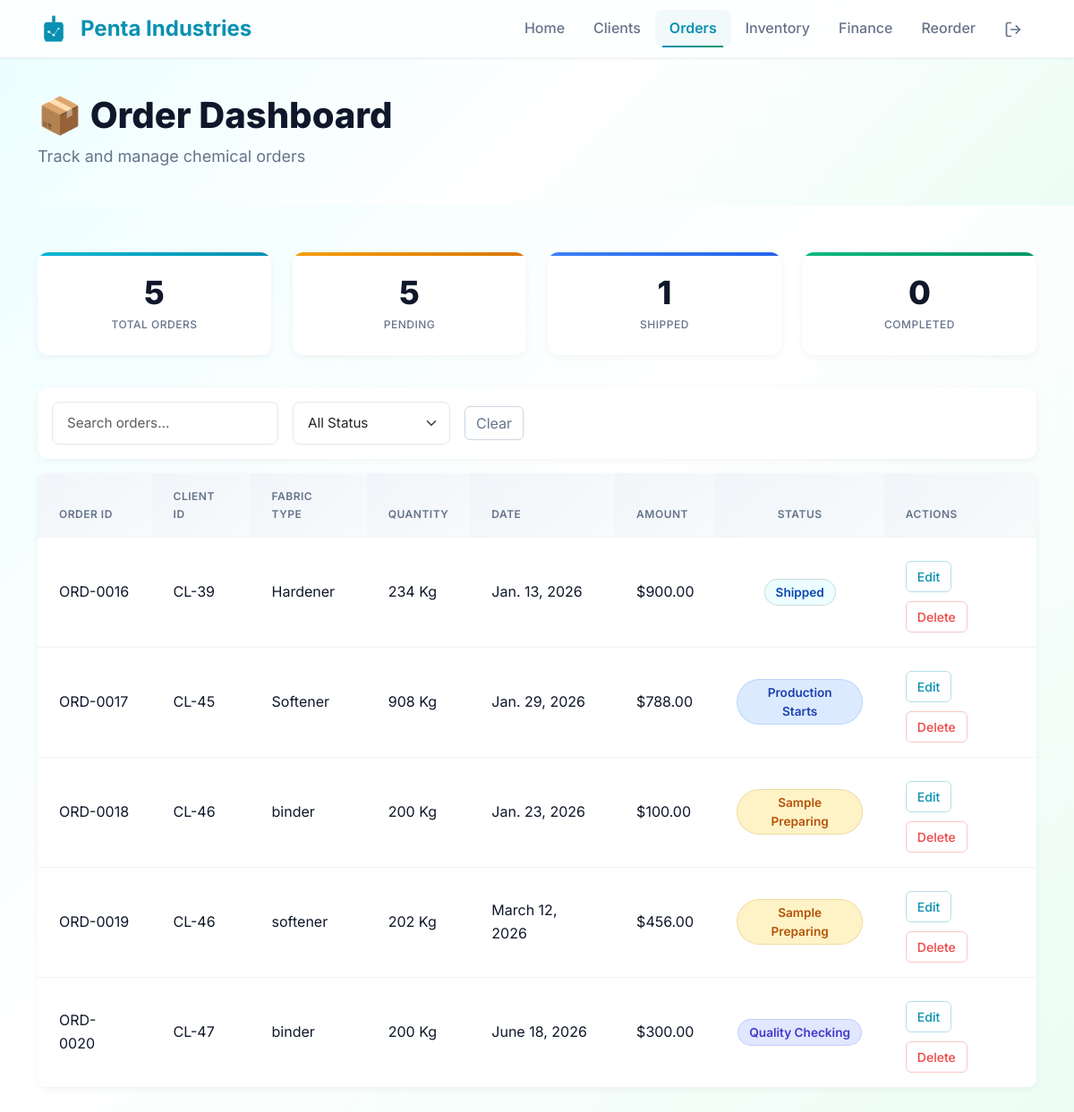
The app's page /order/ (signed in) with its own data.
### core/models.py (models this page shows, shortened)
class Order(models.Model):
    STATUS_CHOICES = [
        ('sample_preparing', 'Sample Preparing'),
        ('production_starts', 'Production Starts'),
        ('quality_checking', 'Quality Checking'),
        ('ready_for_shipment', 'Ready for Shipment'),
        ('shipped', 'Shipped'),
        ('completed', 'Completed'),
    ]
    order_id = models.CharField(max_length=20, unique=True, blank=True)
    fabric_type = models.CharField(max_length=100, blank=True, null=True)
    quantity = models.PositiveIntegerField(blank=True, null=True)
    payment = models.DecimalField(max_digits=10,decimal_places=2, blank=True, null=True)
    client = models.ForeignKey(Client, on_delete=models.CASCADE, related_name='orders')
    status = models.CharField(max_length=50, choices=STATUS_CHOICES, default='sample_preparing')
    created_at = models.DateTimeField(auto_now_add=True)
    due_date = models.DateField(blank=True, null=True)
    paid_amount = models.DecimalField(max_digits=10, decimal_places=2, default=0)
    payment_method = models.CharField(
        max_length=20,
        choices=[
            ('cash', 'Cash'),
            ('bank_transfer', 'Bank Transfer'),
            ('credit_card', 'Credit Card'),
            ('upi', 'UPI'),
            ('other', 'Other')
        ],
        default='bank_transfer'
    )

class Client(models.Model):
    name = models.CharField(max_length=100)
    email = models.EmailField(null=True,blank=True)
    phone = models.CharField(max_length=15, blank=True)
    company = models.CharField(max_length=100, blank=True)
    is_active = models.BooleanField(default=True)
    avatar = models.ImageField(upload_to='avatars/' , blank=True , null=True)
    created_at = models.DateTimeField(auto_now_add=True)

### core/views.py (the view, shortened to what this page needs)
# urls.py: path('order/', views.order_dashboard, name='order_dashboard'),
@login_required
def order_dashboard(request):
    orders = Order.objects.select_related('client').all()  # Efficient query
    status_filter = request.GET.get('status')
    if status_filter:
        orders = orders.filter(status=status_filter)
    search_query = request.GET.get('search', '')
    if request.method == "POST" and "edit_order" in request.POST:
        order_id = request.POST.get("order_id")
        order = get_object_or_404(Order, id=order_id)
        form = OrderForm(request.POST, instance=order)
        if form.is_valid():
            form.save()
            ActivityLog.objects.create(
                activity_type='order_updated',
                description=f'Order updated: #{order.order_id} status changed to {order.status}',
                user=request.user,
                order_id=order.id
            )
            messages.success(request, f"Order {order.order_id} updated successfully.")
            return redirect('order_dashboard')
    else:
        form = OrderForm() # Empty form for the modal
    total_orders = Order.objects.all().count()
    pending = Order.objects.exclude(status='completed').count()
    shipped = Order.objects.filter(status='shipped').count()
    completed = Order.objects.filter(status='completed').count()
    return render(request, 'orders.html', {
        'orders': orders,
        'form': form,
        'total_orders': total_orders,
        'pending': pending,
        'shipped': shipped,
        'completed': completed,
    })

### core/forms.py
class OrderForm(forms.ModelForm):
    class Meta:
        model = Order
        fields = ['fabric_type', 'quantity', 'due_date', 'status', 'payment']
        widgets = {
            'due_date': forms.DateInput(attrs={'type': 'date'}),
            'payment': forms.NumberInput(attrs={'step': '0.01'}),
        }

### templates/orders.html (shortened to what this page needs)
{% load static %}
<!DOCTYPE html>
<html lang="en">
<head>
  <link href="https://cdn.jsdelivr.net/npm/bootstrap@5.3.2/dist/css/bootstrap.min.css" rel="stylesheet">
  <link href="{% static 'css/order-dashboard.css' %}" rel="stylesheet">
</head>
<body>
  <nav class="navbar navbar-expand-lg navbar-light bg-white">
    <div class="container">
      <a class="navbar-brand d-flex align-items-center text-decoration-none" href="/">
        <span class="fw-bold">Penta Industries</span>
      </a>
      <div class="collapse navbar-collapse" id="navbarNav">
        <ul class="navbar-nav ms-auto">
          <li class="nav-item">
            <a class="nav-link" href="/">Home</a>
          </li>
          <li class="nav-item">
            <a class="nav-link" href="/client/">Clients</a>
          </li>
          <li class="nav-item">
            <a class="nav-link active" href="/order/">Orders</a>
          </li>
          <li class="nav-item">
            <a class="nav-link" href="/inventory/">Inventory</a>
          </li>
          <li class="nav-item">
            <a class="nav-link" href="/finance/">Finance</a>
          </li>
          <li class="nav-item">
            <a class="nav-link" href="/reorder/">Reorder</a>
          </li>
          <a class="nav-link" href="{% url 'logout' %}" title="Logout">
</a>
        </ul>
      </div>
    </div>
  </nav>
  <section class="header-section">
    <div class="container">
      <div class="d-flex justify-content-between align-items-center">
        <div>
          <h2>📦 Order Dashboard</h2>
          <p class="text-muted mb-0">Track and manage chemical orders</p>
        </div>
      </div>
    </div>
  </section>
  <div class="container mt-4">
    <div class="row g-3">
      <div class="col-md-3">
        <div class="card">
          <h3>{{ total_orders }}</h3>
          <small>Total Orders</small>
        </div>
      </div>
      <div class="col-md-3">
        <div class="card">
          <h3>{{ pending }}</h3>
          <small>Pending</small>
        </div>
      </div>
      <div class="col-md-3">
        <div class="card">
          <h3>{{ shipped }}</h3>
          <small>Shipped</small>
        </div>
      </div>
      <div class="col-md-3">
        <div class="card">
          <h3>{{ completed }}</h3>
          <small>Completed</small>
        </div>
      </div>
    </div>
  </div>
  <div class="container mt-4">
    <form method="get" class="d-flex flex-wrap gap-2 mb-3 align-items-center">
      <div class="me-2">
        <input type="text" name="search" class="form-control" placeholder="Search orders..."
          value="{{ request.GET.search }}">
      </div>
      <div class="me-2">
        <select name="status" onchange="this.form.submit()" class="form-select">
          <option value="" {% if not request.GET.status %}selected{% endif %}>All Status</option>
        </select>
      </div>
      <a href="{% url 'order_dashboard' %}" class="btn btn-outline-secondary">Clear</a>
    </form>
  </div>
  <div class="container mb-5">
    <div class="card">
      <div class="table-responsive">
        <table class="table table-hover mb-0">
          <thead>
            <tr>
              <th>Order ID</th>
              <th>Client ID</th>
              <th>Fabric Type</th>
              <th>Quantity</th>
              <th>Date</th>
              <th>Amount</th>
              <th style="text-align:center">Status</th>
              <th>Actions</th>
            </tr>
          </thead>
          <tbody>
            {% for order in orders %}
            <tr>
              <td>{{ order.order_id }}</td>
              <td>CL-{{ order.client.id }}</td>
              <td>{{ order.fabric_type }}</td>
              <td>{{ order.quantity }} Kg</td>
              <td>{{ order.due_date }}</td>
              <td>${{ order.payment }}</td>
              <td style="text-align: center;">
                {% if order.status == 'sample_preparing' %}
                <span class="stat-badge status-pending">Sample Preparing</span>
                {% elif order.status == 'production_starts' %}
                <span class="stat-badge status-production">Production Starts</span>
                {% elif order.status == 'quality_checking' %}
                <span class="stat-badge status-quality">Quality Checking</span>
                {% elif order.status == 'ready_for_shipment' %}
                <span class="stat-badge status-shipment" style="text-align: center;">Ready for Shipment</span>
                {% elif order.status == 'shipped' %}
                <span class="stat-badge status-shipped">Shipped</span>
                {% elif order.status == 'completed' %}
                <span class="stat-badge status-completed">Completed</span>
                {% endif %}
              </td>
              <td>
                <button type="button" class="btn btn-sm btn-outline-primary edit-order-btn"
                  data-internal-id="{{ order.id }}" data-order-id="{{ order.order_id }}"
                  data-fabric="{{ order.fabric_type }}" data-qty="{{ order.quantity }}"
                  data-payment="{{ order.payment }}" data-status="{{ order.status }}"
                  data-due_date="{{ order.due_date|date:'Y-m-d' }}" data-client-id="{{ order.client.id }}"
                  data-bs-toggle="modal" data-bs-target="#editOrderModal">
                  Edit
                </button>
                <button type="button" class="btn btn-sm btn-outline-danger delete-order-btn"
                  data-order-id="{{ order.order_id }}" data-internal-id="{{ order.id }}" data-bs-toggle="modal"
                  data-bs-target="#deleteOrderModal">
                  Delete
                </button>
              </td>
            </tr>
            {% empty %}
            <tr>
              <td colspan="9" class="text-center py-4">No orders yet.</td>
            </tr>
            {% endfor %}
          </tbody>
        </table>
      </div>
    </div>
  </div>
</body>
</html>

### records on screen
Order: order_id "ORD-0016", client.id "39", fabric_type "Hardener", quantity "234", due_date "Jan. 13, 2026", payment "900.00", status "Shipped"
Order: order_id "ORD-0017", client.id "45", fabric_type "Softener", quantity "908", due_date "Jan. 29, 2026", payment "788.00", shows "Production Starts"
Order: order_id "ORD-0018", client.id "46", fabric_type "binder", quantity "200", due_date "Jan. 23, 2026", payment "100.00", status "Sample Preparing"
Order: order_id "ORD-0019", client.id "46", fabric_type "softener", quantity "202", due_date "March 12, 2026", payment "456.00", status "Sample Preparing"
Order: order_id "ORD-0020", client.id "47", fabric_type "binder", quantity "200", due_date "June 18, 2026", payment "300.00", status "Quality Checking"

### other values on screen
{{ total_orders }} "5"
{{ pending }} "5"
{{ shipped }} "1"
{{ completed }} "0"
